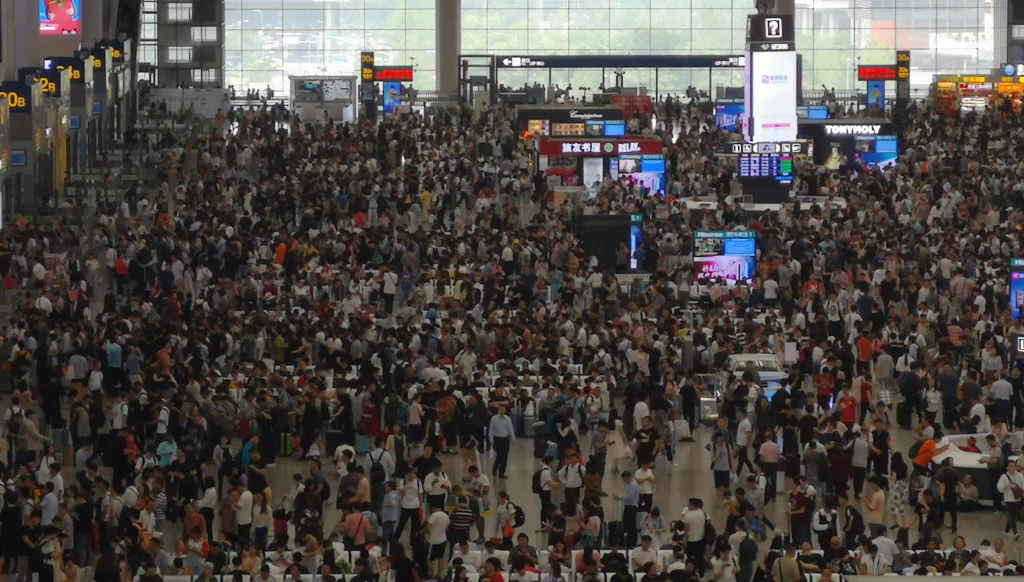
#> input picture img/1.jpg, 2048 x 1164 px, found by its file name (shown at 1/2 size); its folder holds 4 pictures in this run
$ python cal_mean.py
#> lines starting #> are read from the running program, lines starting #| are printed output that depends on the picture
import argparse
from PIL import Image
import numpy as np
import os

def make_parser():
    parser = argparse.ArgumentParser()
    parser.add_argument('--trainDataPath', type=str, default='/media/E/own_open_source/ProcessedData/Data.2019.11/NWPU/1129_min_576x768_mod16/img',
                        help='absolute path to your data path')
    return parser

if __name__ == '__main__':
    args = make_parser().parse_args()

    imgs_list = []

    for i_img, img_name in enumerate(os.listdir(args.trainDataPath)):
        if i_img % 100 == 0:
            print( i_img )
        img = Image.open(os.path.join(args.trainDataPath, img_name))
#> img is the input picture: PIL image 2048x1164 RGB; mean R, G, B 78.5, 73.5, 69.3
        if img.mode == 'L':
            img = img.convert('RGB')

        img = np.array(img.resize((1024,768),Image.BILINEAR))
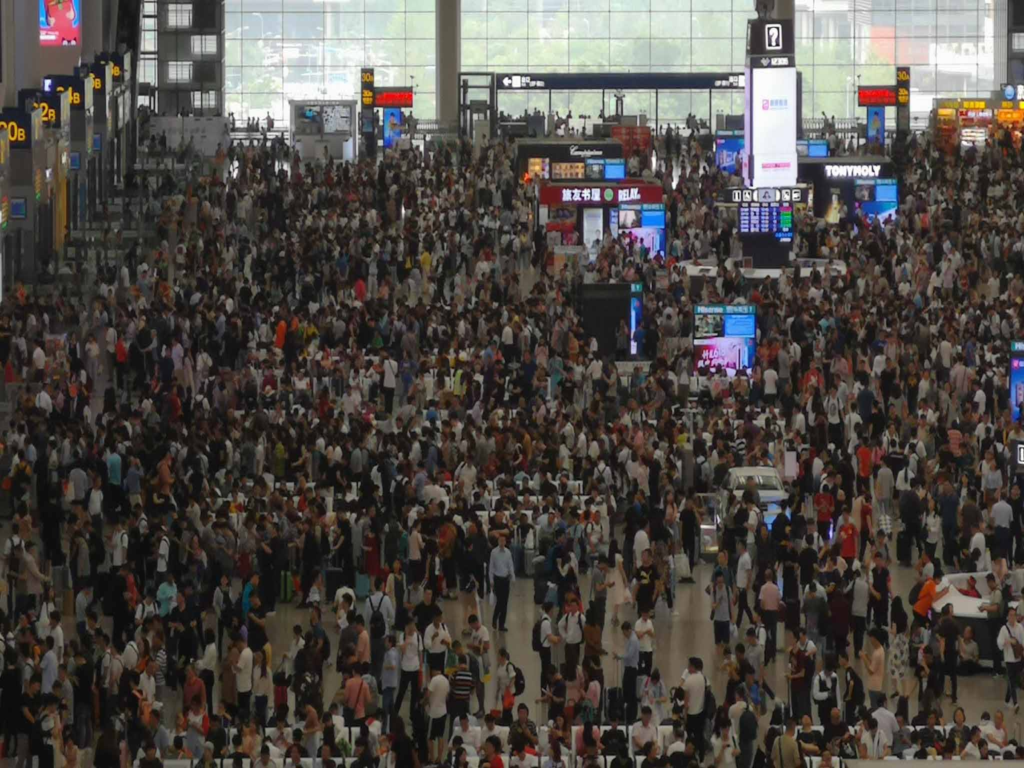
#> img: shape (768, 1024, 3); mean R, G, B 78.6, 73.6, 69.4

        imgs_list.append(img)
#> pass 2 of the loop `for i_img, img_name in enumerate(os.listdir(args.trainDataPath)):`:
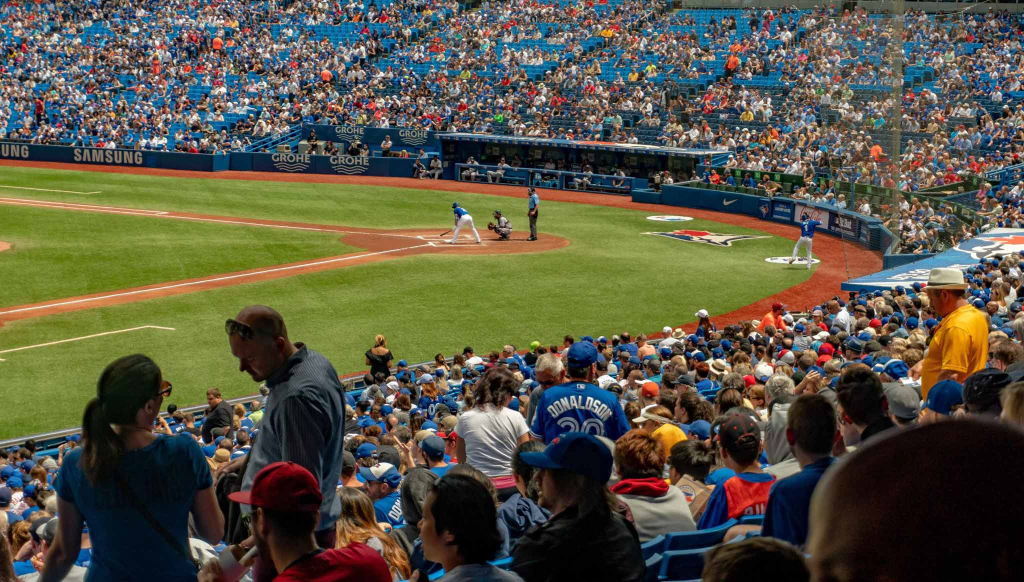
#> input picture img/2.jpg, 2048 x 1164 px, found by its file name (shown at 1/2 size)
#> img is the input picture: PIL image 2048x1164 RGB; mean R, G, B 87.4, 85.2, 68
#> `img = np.array(img.resize((1024,768),Image.BILINEAR))`:
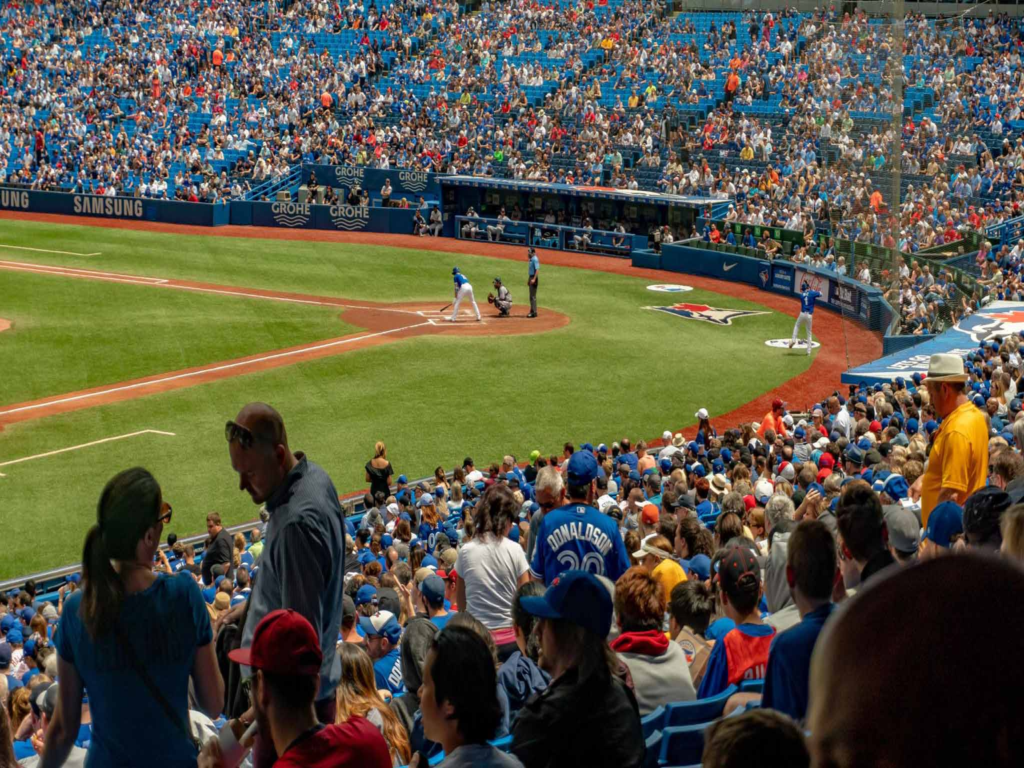
#> img: shape (768, 1024, 3); mean R, G, B 87.4, 85.2, 68.1
#> pass 3 of the loop `for i_img, img_name in enumerate(os.listdir(args.trainDataPath)):`:
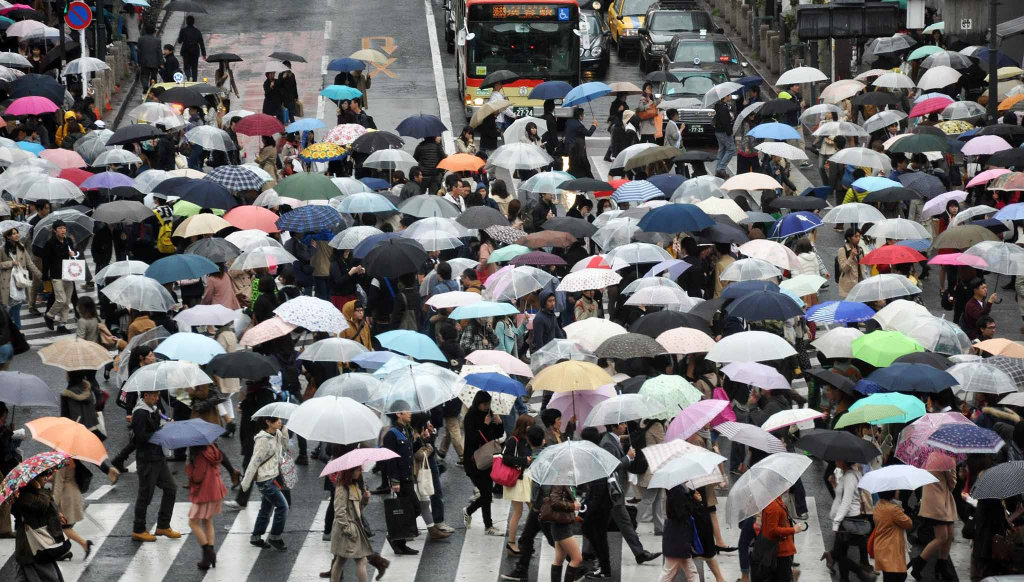
#> input picture img/3.jpg, 2048 x 1164 px, found by its file name (shown at 1/2 size)
#> img is the input picture: PIL image 2048x1164 RGB; mean R, G, B 106.1, 104, 104.4
#> `img = np.array(img.resize((1024,768),Image.BILINEAR))`:
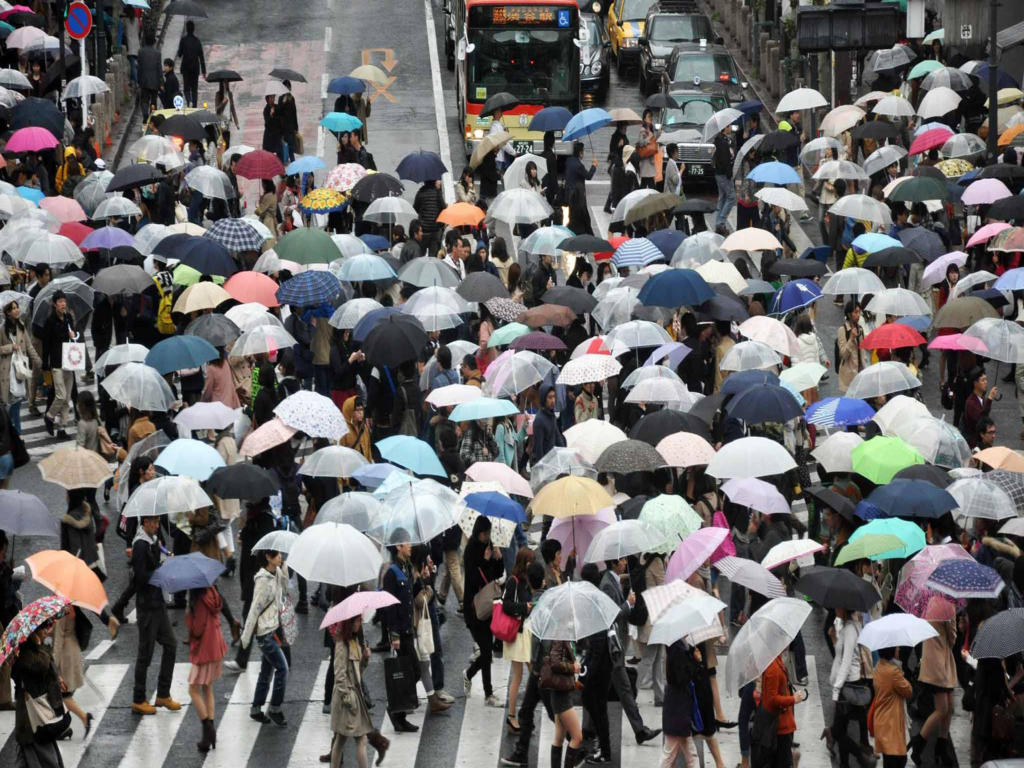
#> img: shape (768, 1024, 3); mean R, G, B 106.1, 104.1, 104.5
#> the loop made 4 passes; the first 3 are shown

    imgs = np.array(imgs_list).astype(np.float32)/255.
    red = imgs[:,:,:,0]
    green = imgs[:,:,:,1]
    blue = imgs[:,:,:,2]


    print("means: [{}, {}, {}]".format(np.mean(red),np.mean(green),np.mean(blue)))
    print("stdevs: [{}, {}, {}]".format(np.std(red),np.std(green),np.std(blue)))
